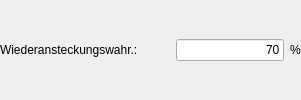
                 <widget class="QFrame" name="frame_wiederansteckungsrate">
                  <property name="minimumSize">
                   <size>
                    <width>0</width>
                    <height>0</height>
                   </size>
                  </property>
                  <property name="frameShape">
                   <enum>QFrame::NoFrame</enum>
                  </property>
                  <property name="frameShadow">
                   <enum>QFrame::Raised</enum>
                  </property>
                  <property name="lineWidth">
                   <number>0</number>
                  </property>
                  <layout class="QHBoxLayout" name="horizontalLayout_26">
                   <property name="leftMargin">
                    <number>0</number>
                   </property>
                   <property name="topMargin">
                    <number>0</number>
                   </property>
                   <property name="rightMargin">
                    <number>0</number>
                   </property>
                   <property name="bottomMargin">
                    <number>0</number>
                   </property>
                   <item>
                    <layout class="QHBoxLayout" name="horizontalLayout_24">
                     <property name="topMargin">
                      <number>0</number>
                     </property>
                     <item>
                      <widget class="QLabel" name="label_25">
                       <property name="minimumSize">
                        <size>
                         <width>170</width>
                         <height>21</height>
                        </size>
                       </property>
                       <property name="maximumSize">
                        <size>
                         <width>170</width>
                         <height>16777215</height>
                        </size>
                       </property>
                       <property name="toolTip">
                        <string>Wahrscheinlichkeit mit der ein Mensch noch einmal infiziert wird.</string>
                       </property>
                       <property name="text">
                        <string>Wiederansteckungswahr.:</string>
                       </property>
                      </widget>
                     </item>
                     <item>
                      <widget class="QLineEdit" name="eingabe_wiederanstreckungsrate">
                       <property name="text">
                        <string>70</string>
                       </property>
                       <property name="alignment">
                        <set>Qt::AlignRight|Qt::AlignTrailing|Qt::AlignVCenter</set>
                       </property>
                      </widget>
                     </item>
                     <item>
                      <widget class="QLabel" name="label_26">
                       <property name="text">
                        <string>%</string>
                       </property>
                      </widget>
                     </item>
                    </layout>
                   </item>
                  </layout>
                 </widget>
